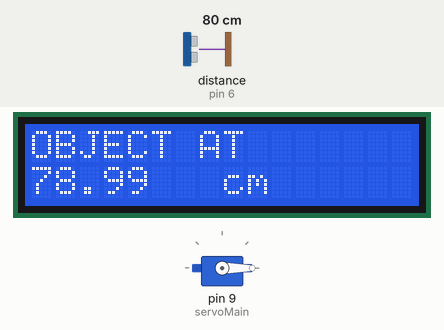
Bench run of a sketch on a simulated Arduino Uno, built with avr-gcc and run on an emulated ATmega328P. Parts: servo, 16×2 character LCD. Wiring (inferred from the names in the program): ultrasonic range finder: trigger pin 7; echo pin 6. The inputs (shaded band) are chosen by the test bench; at power-on: distance to the obstacle (sensor on pin 6) 80 cm. The echo pulse lasts 58.3 µs per cm.

Above: at 1.2 s.
1.3 s: distance to the obstacle (sensor on pin 6) set to 34 cm
At 3.1 s:
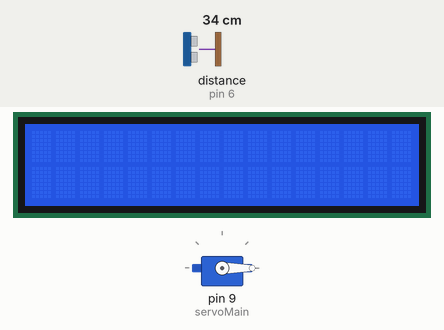
5.5 s: distance to the obstacle (sensor on pin 6) set to 27 cm
At 7.7 s:
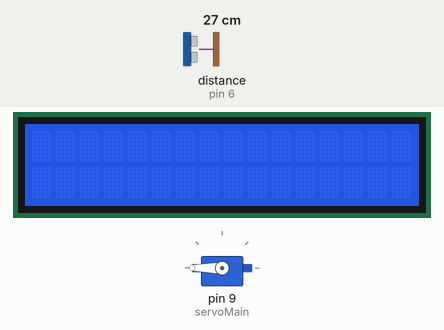
8.9 s: distance to the obstacle (sensor on pin 6) set to 2 cm
At 10.8 s:
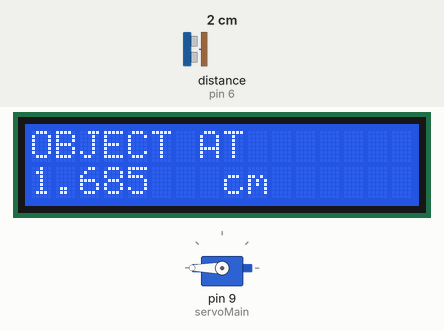
Timing chart, 0 to 12.3 s (numbered marks = the images above; inputs shaded):
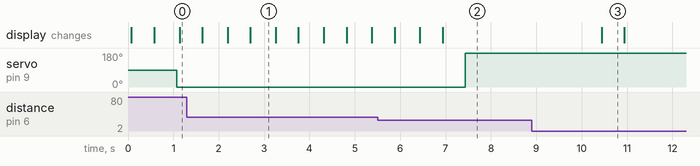

Measured:
- the behaviour switches between 31 and 30 cm on distance to the obstacle (sensor on pin 6) (found by bisection; images 1 and 2)
- after the input at 1.3 s, the display: first differs from a run without the input after 0.90 s (image 1 shows a later state)
- after the input at 5.5 s, servo on pin 9 (servoMain): 0° → 180° after 1.9 s; the display: first differs from a run without the input after 0.93 s (image 2 shows a later state)
- after the input at 8.9 s, the display: changes after 1.5 s (image 3)
- what the display in image 1 shows lasts 0.6 s, from 2.7 s to 3.3 s
- what the display in image 3 shows lasts 0.5 s, from 10.4 s to 10.9 s

The sketch:

swm.ino
```cpp
#include <Servo.h>
#include <LiquidCrystal.h>
Servo servoMain; // Define our Servo
const int rs = 13, en = 12, d4 = 5, d5 = 4, d6 = 3, d7 = 2; /// as per the above connections
LiquidCrystal lcd(rs, en, d4, d5, d6, d7);
int trigpin = 7;
int echopin = 6;
float distance;
float duration;
float cm;
void setup()
{
servoMain.attach(9); // servo on digital pin 10
pinMode(trigpin, OUTPUT);
pinMode(echopin, INPUT);
Serial.begin(9600);
lcd.begin(16, 2);
lcd.setCursor(0,0);
lcd.print("OBJECT AT");
}
void loop(){
//float cm;
// lcd.setCursor(0, 1);
//lcd.display();
//lcd.print(distance);
//lcd.display();
//delay(500);
//lcd.noDisplay();
//delay(500);
digitalWrite(trigpin, LOW);
delay(5);
digitalWrite(trigpin, HIGH);
delayMicroseconds(10);
digitalWrite(trigpin, LOW);
duration = pulseIn(echopin, HIGH);
//cm = (duration/58.82);
distance = (duration/58.82);
lcd.setCursor(0, 1);
lcd.display();
lcd.print(distance);
lcd.setCursor(8,1);
lcd.print("cm");
lcd.display();
delay(500);
lcd.noDisplay();
delay(500);
if(distance<30)
{
servoMain.write(180); // Turn Servo back to center position (90 degrees)
delay(3000);
}
else{
servoMain.write(0);
delay(50);
}
}
```
